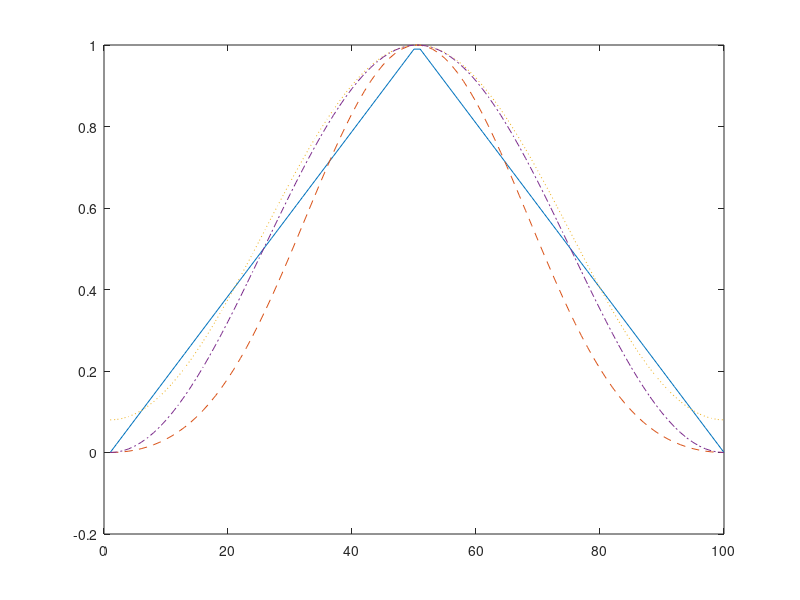

The MATLAB source for this figure:
bar=bartlett(100);
blk=blackman(100);
ham=hamming(100);
han=hanning(100);
plot(bar,'-')
hold on
plot(blk,'--')
plot(ham,':')
plot(han,'-.')
hold off
